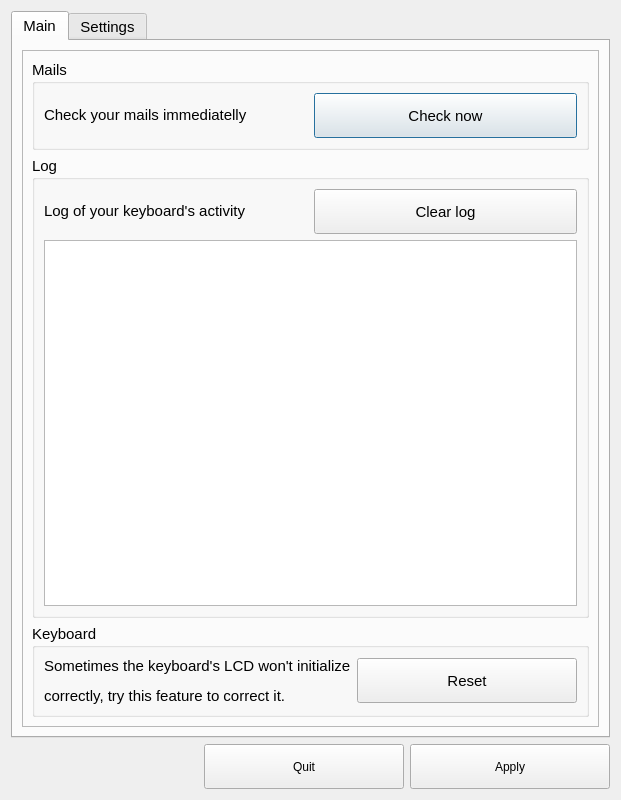
<?xml version="1.0" encoding="UTF-8"?>
<ui version="4.0">
 <class>MX5000</class>
 <widget class="QDialog" name="MX5000">
  <property name="geometry">
   <rect>
    <x>0</x>
    <y>0</y>
    <width>621</width>
    <height>800</height>
   </rect>
  </property>
  <property name="windowTitle">
   <string>MX 5000</string>
  </property>
  <property name="locale">
   <locale language="English" country="UnitedKingdom"/>
  </property>
  <layout class="QVBoxLayout" name="verticalLayout_6">
   <item>
    <widget class="QTabWidget" name="tabWidget">
     <property name="font">
      <font>
       <pointsize>11</pointsize>
      </font>
     </property>
     <property name="currentIndex">
      <number>0</number>
     </property>
     <widget class="QWidget" name="tabmain">
      <attribute name="title">
       <string>Main</string>
      </attribute>
      <layout class="QVBoxLayout" name="verticalLayout_11">
       <item>
        <widget class="QFrame" name="frame">
         <property name="frameShape">
          <enum>QFrame::StyledPanel</enum>
         </property>
         <property name="frameShadow">
          <enum>QFrame::Raised</enum>
         </property>
         <layout class="QVBoxLayout" name="verticalLayout_3">
          <item>
           <layout class="QVBoxLayout" name="verticalLayout_2">
            <item>
             <widget class="QGroupBox" name="groupBox">
              <property name="title">
               <string>Mails</string>
              </property>
              <layout class="QHBoxLayout" name="horizontalLayout_7">
               <item>
                <layout class="QHBoxLayout" name="horizontalLayout_3">
                 <item>
                  <widget class="QLabel" name="lblmails">
                   <property name="text">
                    <string>&lt;html&gt;&lt;head/&gt;&lt;body&gt;&lt;p&gt;Check your mails immediatelly&lt;/p&gt;&lt;/body&gt;&lt;/html&gt;</string>
                   </property>
                  </widget>
                 </item>
                 <item>
                  <widget class="QPushButton" name="btnchecknowmails">
                   <property name="minimumSize">
                    <size>
                     <width>200</width>
                     <height>45</height>
                    </size>
                   </property>
                   <property name="text">
                    <string>Check now</string>
                   </property>
                   <property name="icon">
                    <iconset resource="../images/mx5000ressources.qrc">
                     <normaloff>:/newPrefix/system-log-out.png</normaloff>:/newPrefix/system-log-out.png</iconset>
                   </property>
                   <property name="iconSize">
                    <size>
                     <width>48</width>
                     <height>48</height>
                    </size>
                   </property>
                  </widget>
                 </item>
                </layout>
               </item>
              </layout>
             </widget>
            </item>
            <item>
             <widget class="QGroupBox" name="groupBox_2">
              <property name="title">
               <string>Log</string>
              </property>
              <layout class="QVBoxLayout" name="verticalLayout_7">
               <item>
                <layout class="QVBoxLayout" name="verticalLayout">
                 <item>
                  <layout class="QHBoxLayout" name="horizontalLayout_4">
                   <item>
                    <widget class="QLabel" name="lbllog">
                     <property name="text">
                      <string>&lt;html&gt;&lt;head/&gt;&lt;body&gt;&lt;p&gt; Log of your keyboard's activity&lt;/p&gt;&lt;/body&gt;&lt;/html&gt;</string>
                     </property>
                    </widget>
                   </item>
                   <item>
                    <widget class="QPushButton" name="btnclearlog">
                     <property name="minimumSize">
                      <size>
                       <width>200</width>
                       <height>45</height>
                      </size>
                     </property>
                     <property name="text">
                      <string>Clear log</string>
                     </property>
                     <property name="icon">
                      <iconset>
                       <normaloff>:/newPrefix/system-reboot.png</normaloff>:/newPrefix/system-reboot.png</iconset>
                     </property>
                     <property name="iconSize">
                      <size>
                       <width>48</width>
                       <height>48</height>
                      </size>
                     </property>
                    </widget>
                   </item>
                  </layout>
                 </item>
                 <item>
                  <widget class="QTextBrowser" name="textBrowser"/>
                 </item>
                </layout>
               </item>
              </layout>
             </widget>
            </item>
            <item>
             <widget class="QGroupBox" name="groupBox_3">
              <property name="font">
               <font>
                <weight>50</weight>
                <bold>false</bold>
               </font>
              </property>
              <property name="title">
               <string>Keyboard</string>
              </property>
              <layout class="QVBoxLayout" name="verticalLayout_8">
               <item>
                <layout class="QHBoxLayout" name="horizontalLayout_2">
                 <item>
                  <widget class="QLabel" name="lblkeyboard">
                   <property name="text">
                    <string>&lt;html&gt;&lt;head/&gt;&lt;body&gt;&lt;p&gt;Sometimes the keyboard's LCD won't initialize&lt;/p&gt;&lt;p&gt;correctly, try this feature to correct it.&lt;/p&gt;&lt;/body&gt;&lt;/html&gt;</string>
                   </property>
                  </widget>
                 </item>
                 <item>
                  <widget class="QPushButton" name="btnresetkeyboard">
                   <property name="minimumSize">
                    <size>
                     <width>200</width>
                     <height>45</height>
                    </size>
                   </property>
                   <property name="text">
                    <string>Reset</string>
                   </property>
                   <property name="icon">
                    <iconset resource="../images/mx5000ressources.qrc">
                     <normaloff>:/newPrefix/system-switch-user.png</normaloff>:/newPrefix/system-switch-user.png</iconset>
                   </property>
                   <property name="iconSize">
                    <size>
                     <width>48</width>
                     <height>48</height>
                    </size>
                   </property>
                  </widget>
                 </item>
                </layout>
               </item>
              </layout>
             </widget>
            </item>
           </layout>
          </item>
         </layout>
        </widget>
       </item>
      </layout>
     </widget>
     <widget class="QWidget" name="tabsettings">
      <attribute name="title">
       <string>Settings</string>
      </attribute>
      <layout class="QVBoxLayout" name="verticalLayout_10">
       <item>
        <widget class="QFrame" name="frame_2">
         <property name="frameShape">
          <enum>QFrame::StyledPanel</enum>
         </property>
         <property name="frameShadow">
          <enum>QFrame::Raised</enum>
         </property>
         <layout class="QVBoxLayout" name="verticalLayout_9">
          <item>
           <layout class="QVBoxLayout" name="verticalLayout_5">
            <item>
             <widget class="QGroupBox" name="groupBox_4">
              <property name="minimumSize">
               <size>
                <width>551</width>
                <height>101</height>
               </size>
              </property>
              <property name="title">
               <string>General settings</string>
              </property>
              <layout class="QGridLayout" name="gridLayout">
               <item row="0" column="0">
                <widget class="QLabel" name="lblpathkeyboard">
                 <property name="text">
                  <string>&lt;html&gt;&lt;head/&gt;&lt;body&gt;&lt;p&gt;Path to the keyboard&lt;/p&gt;&lt;/body&gt;&lt;/html&gt;</string>
                 </property>
                </widget>
               </item>
               <item row="0" column="1" colspan="2">
                <widget class="QLineEdit" name="lineEdit_2"/>
               </item>
               <item row="1" column="0" colspan="2">
                <widget class="QLabel" name="lblnamekeyboard">
                 <property name="text">
                  <string>&lt;html&gt;&lt;head/&gt;&lt;body&gt;&lt;p&gt;Keyboard's name (max 11 characters)&lt;/p&gt;&lt;/body&gt;&lt;/html&gt;</string>
                 </property>
                </widget>
               </item>
               <item row="1" column="2">
                <widget class="QLineEdit" name="lnenamekeyboard"/>
               </item>
              </layout>
             </widget>
            </item>
            <item>
             <widget class="QGroupBox" name="groupBox_5">
              <property name="minimumSize">
               <size>
                <width>551</width>
                <height>531</height>
               </size>
              </property>
              <property name="title">
               <string>Mail settings</string>
              </property>
              <layout class="QVBoxLayout" name="verticalLayout_4">
               <item>
                <layout class="QGridLayout" name="gridLayout_2">
                 <item row="0" column="0">
                  <widget class="QLabel" name="lblservertype">
                   <property name="text">
                    <string>&lt;html&gt;&lt;head/&gt;&lt;body&gt;&lt;p&gt;Server type&lt;/p&gt;&lt;/body&gt;&lt;/html&gt;</string>
                   </property>
                  </widget>
                 </item>
                 <item row="0" column="1">
                  <widget class="QRadioButton" name="rdbimap">
                   <property name="text">
                    <string>Imap</string>
                   </property>
                  </widget>
                 </item>
                 <item row="0" column="2">
                  <widget class="QRadioButton" name="rdbpop">
                   <property name="text">
                    <string>Pop</string>
                   </property>
                  </widget>
                 </item>
                </layout>
               </item>
               <item>
                <layout class="QGridLayout" name="gridLayout_3">
                 <item row="0" column="0">
                  <widget class="QLabel" name="lblserveradress">
                   <property name="text">
                    <string>&lt;html&gt;&lt;head/&gt;&lt;body&gt;&lt;p&gt;Server adress&lt;/p&gt;&lt;/body&gt;&lt;/html&gt;</string>
                   </property>
                  </widget>
                 </item>
                 <item row="0" column="1" colspan="2">
                  <widget class="QLineEdit" name="lineEdit_5"/>
                 </item>
                 <item row="1" column="0">
                  <widget class="QLabel" name="lblusername">
                   <property name="text">
                    <string>&lt;html&gt;&lt;head/&gt;&lt;body&gt;&lt;p&gt;Username&lt;/p&gt;&lt;/body&gt;&lt;/html&gt;</string>
                   </property>
                  </widget>
                 </item>
                 <item row="1" column="1" colspan="2">
                  <widget class="QLineEdit" name="lineEdit_4"/>
                 </item>
                 <item row="2" column="1" colspan="2">
                  <widget class="QLineEdit" name="lineEdit_3"/>
                 </item>
                 <item row="2" column="0">
                  <widget class="QLabel" name="lblpassword">
                   <property name="text">
                    <string>&lt;html&gt;&lt;head/&gt;&lt;body&gt;&lt;p&gt;Password&lt;/p&gt;&lt;/body&gt;&lt;/html&gt;</string>
                   </property>
                  </widget>
                 </item>
                 <item row="6" column="0" colspan="2">
                  <widget class="QLabel" name="lblcheckfrequency">
                   <property name="text">
                    <string>&lt;html&gt;&lt;head/&gt;&lt;body&gt;&lt;p&gt;Check frequency (in minutes)&lt;/p&gt;&lt;/body&gt;&lt;/html&gt;</string>
                   </property>
                  </widget>
                 </item>
                 <item row="6" column="2">
                  <widget class="QSpinBox" name="spinBox"/>
                 </item>
                </layout>
               </item>
               <item>
                <layout class="QGridLayout" name="gridLayout_4">
                 <item row="0" column="0">
                  <widget class="QLabel" name="lblnotifying">
                   <property name="text">
                    <string>&lt;html&gt;&lt;head/&gt;&lt;body&gt;&lt;p&gt;Notifying&lt;/p&gt;&lt;/body&gt;&lt;/html&gt;</string>
                   </property>
                  </widget>
                 </item>
                 <item row="0" column="1">
                  <widget class="QCheckBox" name="chkmakebeep">
                   <property name="minimumSize">
                    <size>
                     <width>371</width>
                     <height>40</height>
                    </size>
                   </property>
                   <property name="text">
                    <string>Make the keyboard beep</string>
                   </property>
                  </widget>
                 </item>
                </layout>
               </item>
               <item>
                <layout class="QHBoxLayout" name="horizontalLayout_5">
                 <item>
                  <spacer name="horizontalSpacer_2">
                   <property name="orientation">
                    <enum>Qt::Horizontal</enum>
                   </property>
                   <property name="sizeHint" stdset="0">
                    <size>
                     <width>98</width>
                     <height>20</height>
                    </size>
                   </property>
                  </spacer>
                 </item>
                 <item>
                  <widget class="QCheckBox" name="chkplaysound">
                   <property name="minimumSize">
                    <size>
                     <width>371</width>
                     <height>40</height>
                    </size>
                   </property>
                   <property name="text">
                    <string>Playsound (ogg or mp3) - not implemented yet</string>
                   </property>
                  </widget>
                 </item>
                </layout>
               </item>
               <item>
                <layout class="QHBoxLayout" name="horizontalLayout_6">
                 <item>
                  <spacer name="horizontalSpacer_3">
                   <property name="orientation">
                    <enum>Qt::Horizontal</enum>
                   </property>
                   <property name="sizeHint" stdset="0">
                    <size>
                     <width>128</width>
                     <height>20</height>
                    </size>
                   </property>
                  </spacer>
                 </item>
                 <item>
                  <widget class="QLineEdit" name="lineEdit">
                   <property name="minimumSize">
                    <size>
                     <width>340</width>
                     <height>30</height>
                    </size>
                   </property>
                  </widget>
                 </item>
                </layout>
               </item>
              </layout>
             </widget>
            </item>
           </layout>
          </item>
         </layout>
        </widget>
       </item>
      </layout>
     </widget>
    </widget>
   </item>
   <item>
    <layout class="QHBoxLayout" name="horizontalLayout">
     <item>
      <spacer name="horizontalSpacer">
       <property name="orientation">
        <enum>Qt::Horizontal</enum>
       </property>
       <property name="sizeHint" stdset="0">
        <size>
         <width>138</width>
         <height>20</height>
        </size>
       </property>
      </spacer>
     </item>
     <item>
      <widget class="QPushButton" name="btnquit">
       <property name="minimumSize">
        <size>
         <width>200</width>
         <height>45</height>
        </size>
       </property>
       <property name="text">
        <string>Quit</string>
       </property>
       <property name="icon">
        <iconset resource="../images/mx5000ressources.qrc">
         <normaloff>:/newPrefix/application-exit.png</normaloff>:/newPrefix/application-exit.png</iconset>
       </property>
       <property name="iconSize">
        <size>
         <width>48</width>
         <height>48</height>
        </size>
       </property>
      </widget>
     </item>
     <item>
      <widget class="QPushButton" name="btnapply">
       <property name="minimumSize">
        <size>
         <width>200</width>
         <height>45</height>
        </size>
       </property>
       <property name="text">
        <string>Apply</string>
       </property>
       <property name="icon">
        <iconset resource="../images/mx5000ressources.qrc">
         <normaloff>:/newPrefix/dialog-ok.png</normaloff>:/newPrefix/dialog-ok.png</iconset>
       </property>
       <property name="iconSize">
        <size>
         <width>48</width>
         <height>48</height>
        </size>
       </property>
      </widget>
     </item>
    </layout>
   </item>
  </layout>
 </widget>
 <resources>
  <include location="../images/mx5000ressources.qrc"/>
 </resources>
 <connections>
  <connection>
   <sender>btnquit</sender>
   <signal>clicked()</signal>
   <receiver>MX5000</receiver>
   <slot>accept()</slot>
   <hints>
    <hint type="sourcelabel">
     <x>223</x>
     <y>762</y>
    </hint>
    <hint type="destinationlabel">
     <x>95</x>
     <y>757</y>
    </hint>
   </hints>
  </connection>
 </connections>
</ui>
